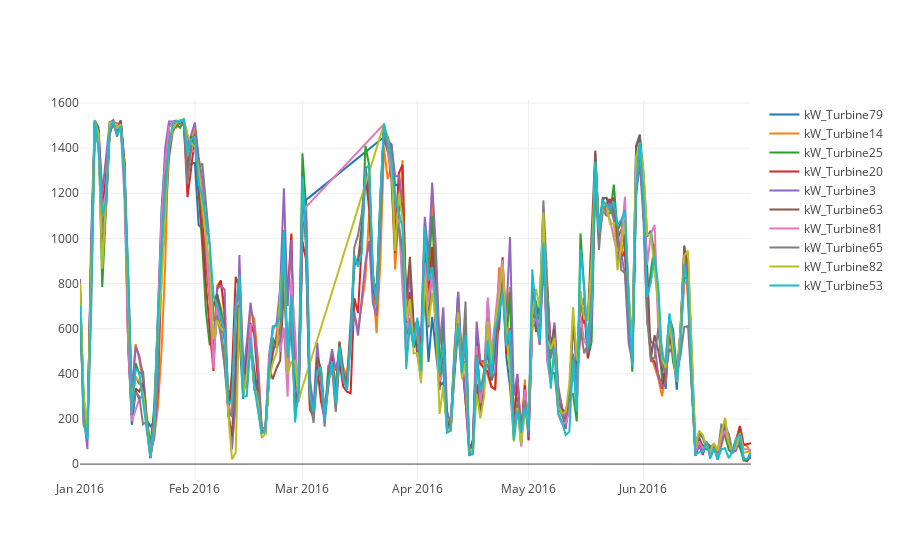

Notebook code for this chart:
### Code cell
traces = []
for turbine in random_turbines:
    filtered_turbine = daily_mean_turbine_reading.loc[daily_mean_turbine_reading["turbine_num"] == turbine]
    trace = go.Scatter(x = filtered_turbine["date"],
                       y = filtered_turbine["reading"],
                       mode = 'lines',
                       name = turbine)
    traces.append(trace)

py.iplot(traces, filename='line-mode')

### Figure 1 — Plotly figure (JSON) as saved in the notebook; plotly's stock layout.template omitted (floating-point values rounded to 4 significant figures; data arrays with more than 128 entries replaced by an {"elided": "..."} marker saying what was removed)
{"data": [{"mode": "lines", "name": "kW_Turbine79", "type": "scatter", "uid": "a5e933ac-e257-11e8-811f-50e549ed1be1", "x": {"elided": "182 str values"}, "y": {"elided": "182 float values"}}, {"mode": "lines", "name": "kW_Turbine14", "type": "scatter", "uid": "a5e933ad-e257-11e8-a768-50e549ed1be1", "x": {"elided": "182 str values"}, "y": {"elided": "182 float values"}}, {"mode": "lines", "name": "kW_Turbine25", "type": "scatter", "uid": "a5e933ae-e257-11e8-b7b1-50e549ed1be1", "x": {"elided": "182 str values"}, "y": {"elided": "182 float values"}}, {"mode": "lines", "name": "kW_Turbine20", "type": "scatter", "uid": "a5e933af-e257-11e8-b940-50e549ed1be1", "x": {"elided": "182 str values"}, "y": {"elided": "182 float values"}}, {"mode": "lines", "name": "kW_Turbine3", "type": "scatter", "uid": "a5e933b0-e257-11e8-ac67-50e549ed1be1", "x": {"elided": "182 str values"}, "y": {"elided": "182 float values"}}, {"mode": "lines", "name": "kW_Turbine63", "type": "scatter", "uid": "a5e933b1-e257-11e8-97e4-50e549ed1be1", "x": {"elided": "182 str values"}, "y": {"elided": "182 float values"}}, {"mode": "lines", "name": "kW_Turbine81", "type": "scatter", "uid": "a5e933b2-e257-11e8-94ac-50e549ed1be1", "x": {"elided": "182 str values"}, "y": {"elided": "182 float values"}}, {"mode": "lines", "name": "kW_Turbine65", "type": "scatter", "uid": "a5e933b3-e257-11e8-b192-50e549ed1be1", "x": {"elided": "182 str values"}, "y": {"elided": "182 float values"}}, {"mode": "lines", "name": "kW_Turbine82", "type": "scatter", "uid": "a5e933b4-e257-11e8-a101-50e549ed1be1", "x": {"elided": "182 str values"}, "y": {"elided": "182 float values"}}, {"mode": "lines", "name": "kW_Turbine53", "type": "scatter", "uid": "a5e933b5-e257-11e8-8b14-50e549ed1be1", "x": {"elided": "182 str values"}, "y": {"elided": "182 float values"}}], "layout": {}}
